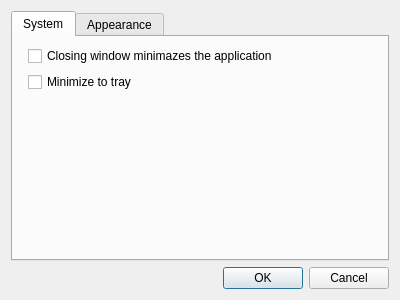
<?xml version="1.0" encoding="UTF-8"?>
<ui version="4.0">
 <class>SettingsDialog</class>
 <widget class="QDialog" name="SettingsDialog">
  <property name="geometry">
   <rect>
    <x>0</x>
    <y>0</y>
    <width>400</width>
    <height>300</height>
   </rect>
  </property>
  <property name="windowTitle">
   <string>Settings</string>
  </property>
  <layout class="QVBoxLayout" name="verticalLayout">
   <item>
    <widget class="QTabWidget" name="tabWidget">
     <property name="tabPosition">
      <enum>QTabWidget::North</enum>
     </property>
     <property name="tabShape">
      <enum>QTabWidget::Rounded</enum>
     </property>
     <property name="currentIndex">
      <number>0</number>
     </property>
     <widget class="QWidget" name="tab">
      <attribute name="title">
       <string>System</string>
      </attribute>
      <layout class="QFormLayout" name="formLayout_2">
       <item row="0" column="0">
        <layout class="QFormLayout" name="formLayout"/>
       </item>
       <item row="0" column="1">
        <widget class="QCheckBox" name="checkBoxCloseMinimizes">
         <property name="text">
          <string>Closing window minimazes the application</string>
         </property>
        </widget>
       </item>
       <item row="1" column="1">
        <widget class="QCheckBox" name="checkBoxMinimizeToTray">
         <property name="text">
          <string>Minimize to tray</string>
         </property>
        </widget>
       </item>
      </layout>
     </widget>
     <widget class="QWidget" name="tab_2">
      <attribute name="title">
       <string>Appearance</string>
      </attribute>
     </widget>
    </widget>
   </item>
   <item>
    <widget class="QDialogButtonBox" name="buttonBox">
     <property name="orientation">
      <enum>Qt::Horizontal</enum>
     </property>
     <property name="standardButtons">
      <set>QDialogButtonBox::Cancel|QDialogButtonBox::Ok</set>
     </property>
    </widget>
   </item>
  </layout>
 </widget>
 <resources/>
 <connections>
  <connection>
   <sender>buttonBox</sender>
   <signal>accepted()</signal>
   <receiver>SettingsDialog</receiver>
   <slot>accept()</slot>
   <hints>
    <hint type="sourcelabel">
     <x>248</x>
     <y>254</y>
    </hint>
    <hint type="destinationlabel">
     <x>157</x>
     <y>274</y>
    </hint>
   </hints>
  </connection>
  <connection>
   <sender>buttonBox</sender>
   <signal>rejected()</signal>
   <receiver>SettingsDialog</receiver>
   <slot>reject()</slot>
   <hints>
    <hint type="sourcelabel">
     <x>316</x>
     <y>260</y>
    </hint>
    <hint type="destinationlabel">
     <x>286</x>
     <y>274</y>
    </hint>
   </hints>
  </connection>
 </connections>
</ui>
